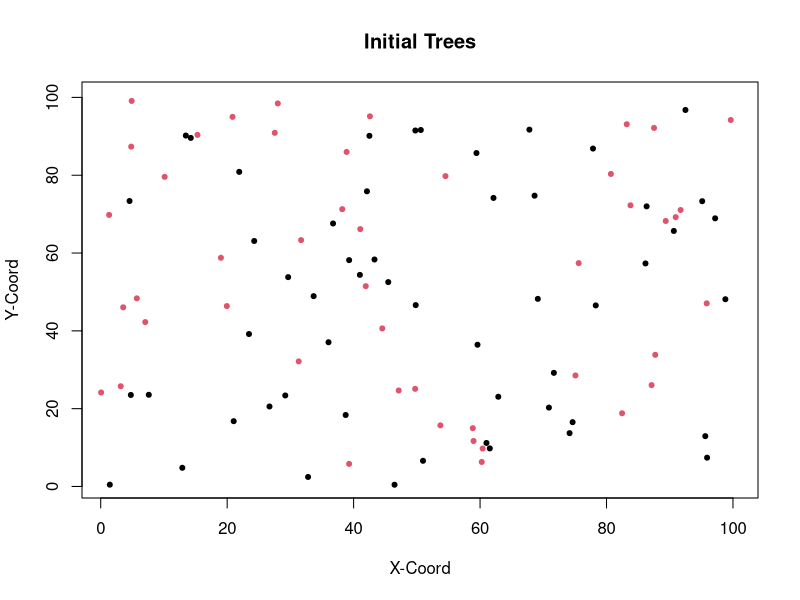

Write the R code that produced this figure. (Note: this script raises an error after producing the figure.)
#Load packages
library(tidyverse) 
library(gridExtra) 


### Initialize params ###

# Set up a grid to represent land
#Place individuals on plot
xsize = ysize = 100

numInd = 100
numSpecies = 2
data <-  tibble("ID" = 1:numInd, "age" = 3, 
                species = sample(numSpecies, numInd, replace = TRUE), "xlocation" = runif(numInd, 0, 100), 
                "ylocation" = runif(numInd,0,100), "parentalDistance" = 0, "Pathogen" = 0)

#Choose an initial 25% of population to be infected
infected <- sample(numInd, numInd/4)
data$Pathogen[which(data$ID %in% infected)] <- 1

plot(data$xlocation, data$ylocation, col = data$species, pch = 20, xlim = c(1,100), ylim = c(1,100),
     xlab = "X-Coord", ylab = "Y-Coord", main = "Initial Trees")


  

#Set up rates of birth/death/growth etc...
deltaT = 1 #1 year periods of growth
ageChange = deltaT
dispParam = 8 #dispersalParam
uniqueSp = unique(data$species)
numYears = 1000



#Carrying Capacity
K= 2000

# Can be anywhere from ~0.2 to ~3. Once its above ~1 you get oscillation above and below carrying capacity and program
#gets a fair bit slower as you near 3
growthrates = c(1,1)

#Pathogen initials

#This is how far away a tree can be affected. But its a torus so setting the value to 100 does not man 
#every tree is infected. best values seem to be between 2.5 and 3 (for infected death rate around 0.03)
#Too low and pathogens go extinct, too high and all trees quickly pathogenized
PathDensParam = 2.7


infectionRates = c(0.7, 0.7)

#Has to stay lower than infected death rates. Slows growth to carrying capacity as it gets larger but
# tree dynamics seem to be similar between 0.01 and 0.05, but pathogens end up growing much slower
#and have larger swings as death rates increase
healthyDeathRate = 0.02

#Dynamics get much more variable when value is ~0.04 or more. 0.02-0.04 pretty good for 0.7 infection Rate.
infectedDeathRates = c(0.04,0.04)
# Used for summary statistics
speciesPopulation = NULL
pathPop = NULL
agePops = NULL
pathAgePop = NULL
denseSpecies <- NULL

### MAIN LOOP ####


for(t in seq(0, numYears, by = deltaT)){ 
  
  #disperse seed
  adults <- data[data$age > 3, ]
  seedsPerSpecies <- NULL
  for (i in 1:numSpecies){
    speciesPop = nrow(data[data$species == i,])
    numSeeds <- carryingCapacity(i, speciesPop, nrow(data), K)
    seedsPerSpecies <- c(seedsPerSpecies, numSeeds)
  }
  Ind = data[1, ]
  babies <- dispersal(adults)
  data <- bind_rows(data, babies)
  
  #Background death of adults. Death rate decreases with age
  data <- backgroundDeath(data)
  
  #Count number of each species
  countSpecies <- speciesSize(data$species)
  speciesPopulation <-  bind_rows(speciesPopulation, countSpecies)
  
  #pathogens reproduce
  newPathogens <- pathGrowth(data)
  data$Pathogen[which(data$ID %in% newPathogens$ID)] <- 1
  
  #Count number of pathogens
  countPaths <- data[data$Pathogen==1,]
  pathAges <- speciesSize(countPaths$species)
  pathPop <- bind_rows(pathPop, pathAges)
  
  
  #Supp  functions/Statistics
  ages <- tibble("gen" = t, "babies" = nrow(subset(data, age < 6)), "young" = nrow(subset(data, age >= 6 & age <=20)), "middle aged" = nrow(subset(data, age > 20 &
                                                                                                                                                     age < 50)), 
                 "old" = nrow(subset(data, age >= 50)))
  agePops <- bind_rows(agePops, ages)

  
  #These fucntions plot the trees every generation. I mainly use these when trying to
  #paramterize something so I can see the effects on several generations. Otherwise comment them out
  
  plot(data$xlocation, data$ylocation, col = data$species, pch = 20, xlim = c(1,100), ylim = c(1,100),
       main = "Tree Population", ylab = "Count", xlab = "Generation")
 
  print(t)
  
  #Grow
  data$age = data$age + deltaT
  
}


  ##### MAIN FUNCTIONS #######

#Carrying Capacity limits birth rates

carryingCapacity = function(species,speciesN, totalN, K){
  growthrate = growthrates[species]
  s = speciesN * growthrate
  popGrowth <- (s*(K-totalN)/K)
  popGrowth <-  ifelse(popGrowth > 0, popGrowth, 0)
  return(popGrowth)
  
}

#Disperse x number of seeds per parent. 

dispersal <- function(Trees){
  babies = tibble()
  for(i in 1:numSpecies){
    speciesTree <- Trees[Trees$species == i,]
    if(nrow(speciesTree)> 0){
      #Before running this, we calculate seeds per species using the carrying capacity function
      numBabies <- round(seedsPerSpecies[i])
      #take a random sample of conspecific adult trees to disperse the seeds
      parents <- slice_sample(speciesTree, n = numBabies, replace = TRUE)
      if (nrow(parents)>0){
        for (i in 1:nrow(parents)){
          parent = parents[i,]
          baby = parent
          baby$age = as.integer(0)
          baby$ID  = max(data$ID) + i + nrow(babies[babies$species != baby$species,])
          baby$species  =  parent$species
          babyDist = (rnorm(1, mean=0, sd=dispParam))
          baby$Pathogen = 0
          r = babyDist * sqrt(runif(1))
          theta = runif(1)*2*pi
          baby$xlocation = ((r*cos(theta)) + parent$xlocation) %% xsize
          baby$ylocation = ((r*sin(theta)) + parent$ylocation) %% ysize
          baby$parentalDistance = abs(r)
          babies <- bind_rows(babies, baby)
        }
      }
      
    }
  }
  return(babies)
}




#Natural Background death
backgroundDeath <- function(population){
  living = c()
  for (i in 1:nrow(population)){
    if (population[i,]$Pathogen == 1){
      alive <- (runif(1) > infectedDeathRates[data[i,]$species])
      living[i] = alive
    }
    if(population[i,]$Pathogen == 0){
      alive <- (runif(1) > healthyDeathRate)
      living[i] = alive
    }
    
  }
  return(population[living,])
}




#### virulence FUNCTIONS ######

pathGrowth <- function(trees){
  newPathogens <- NULL
  infectedTrees <- data[data$Pathogen == 1,]
  healthyTrees <- data[data$Pathogen == 0,]
  for (i in 1:nrow(infectedTrees)){
    indTree = infectedTrees[i, ]
    newInfections = subset(healthyTrees, xlocation > (indTree$xlocation - (PathDensParam))%% xsize
                           & xlocation < (indTree$xlocation + (PathDensParam))%% xsize
                           & ylocation > (indTree$ylocation - (PathDensParam))%% xsize
                           & ylocation < (indTree$ylocation + (PathDensParam))%% xsize
                           & species == indTree$species)
    
    newInfections <- slice_sample(newInfections, n = round(nrow(newInfections)* infectionRates[indTree$species]))
    newPathogens <- bind_rows(newPathogens, newInfections)
    
    
  }
  newPathogens <- newPathogens[!duplicated(newPathogens),]
  return(newPathogens)
}



### SUPPLEMENTAL FUNCTIONS###


#Plot trees 
plotSpecies(speciesPopulation) 
totals <- speciesPopulation %>% mutate(total = rowSums(across(everything())))
plot(totals$total, pch = 20, col = "cadetblue3")

#Plot Pathogens
plotPaths(pathPop)
totals <- pathPop %>% mutate(total = rowSums(across(everything())))
plot(totals$total, pch = 20, col = "cadetblue3")


#Plot both
grid.arrange(plotSpecies(speciesPopulation), plotPaths(pathPop))

#Plot the age distribution over time of trees
agePops1 <-  pivot_longer(agePops, cols = !gen, names_to = "Group", values_to = "Count")
agePopGraph <- ggplot(agePops1, aes(gen, Count, color = Group))+
  geom_line()
agePopGraph



#Plot amount of each species
plotSpecies <- function(speciesPopulation){
  for(i in 1:numSpecies){
    colnames(speciesPopulation)[i] <- paste0("Species", i)
  }
  speciesPopulation <- add_column(speciesPopulation, gen = 1:nrow(speciesPopulation))
  speciesPopulation <- pivot_longer(speciesPopulation, cols = starts_with("Species"), names_to = "Species",
                                    names_prefix = "Species", values_to = "Count")
  ggplot(data = speciesPopulation, aes(gen, Count, col = Species))+
    geom_point()+
    geom_line()+
    ylim(0, max(speciesPopulation$Count))+
    ylab("Tree Count")
  
}

#Plot amount of pathogenss
plotPaths <- function(speciesPopulation){
  for(i in 1:numSpecies){
    colnames(speciesPopulation)[i] <- paste0("Species", i)
  }
  speciesPopulation <- add_column(speciesPopulation, gen = 1:nrow(speciesPopulation))
  speciesPopulation <- pivot_longer(speciesPopulation, cols = starts_with("Species"), names_to = "Species",
                                    names_prefix = "Species", values_to = "Count")
  ggplot(data = speciesPopulation, aes(gen, Count, col = Species))+
    geom_point()+
    geom_line()+
    ylim(0, max(speciesPopulation$Count))+
    ylab("Pathogen Count")
  
}

#Called from main for loop to track species
speciesSize <- function(speciesTypes){
  df = tibble()
  for (i in 1:numSpecies){
    df[1, i] = length(speciesTypes[speciesTypes == i])
  }
  return(df)
}
